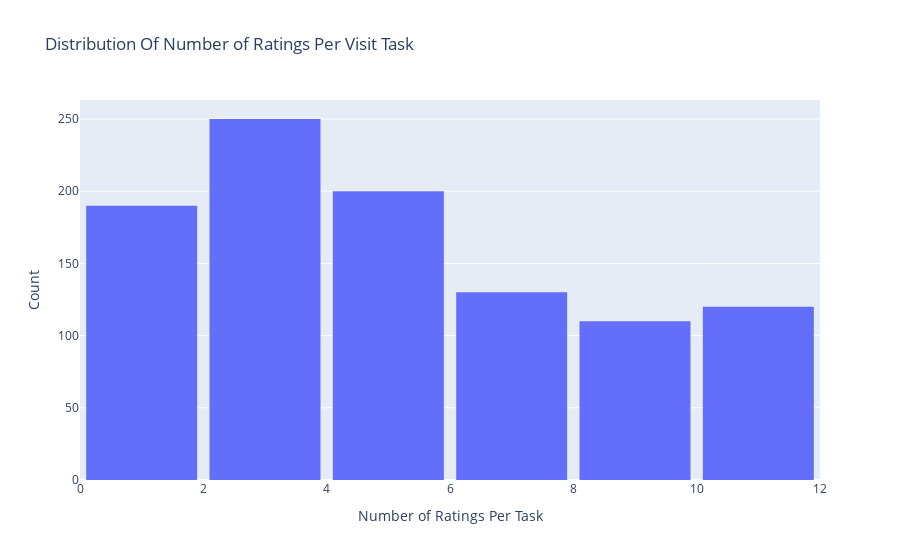
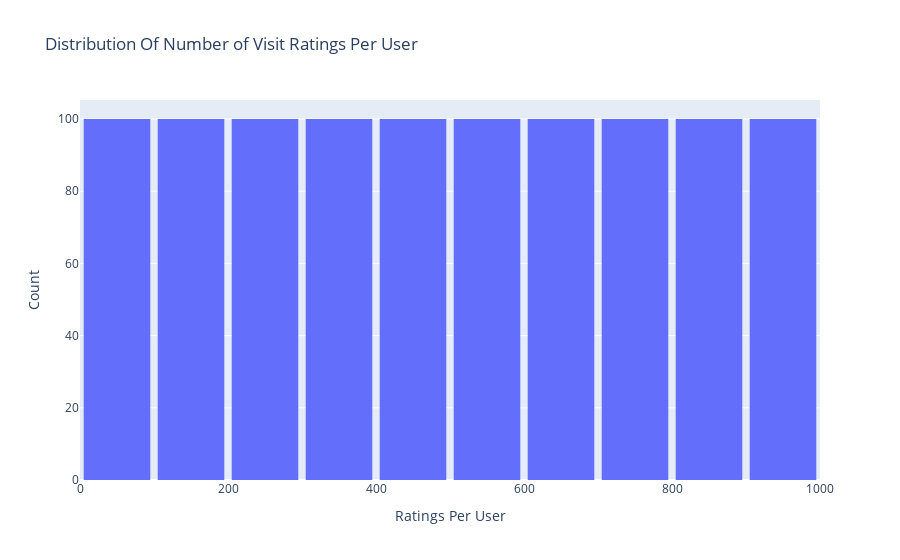

These figures' notebook cell, in order:
### Code cell
#add
# Create trace
trace = go.Histogram(x = combined_task_data.TaskId,
                     name = 'Ratings',
                     xbins = dict(start = 0,
                                  end = 1000,
                                  size = 2))
# Create layout
layout = go.Layout(title = 'Distribution Of Number of Ratings Per Visit Task',
                   xaxis = dict(title = 'Number of Ratings Per Task'),
                   yaxis = dict(title = 'Count'),
                   bargap = 0.1)

# Create plot
fig = go.Figure(data=[trace], layout=layout)
iplot(fig)
#add

#add
# Create trace
trace = go.Histogram(x = combined_task_data.id,
                     name = 'Ratings',
                     xbins = dict(start = 0,
                                  end = 1000,
                                  size = 100))
# Create layout
layout = go.Layout(title = 'Distribution Of Number of Visit Ratings Per User',
                   xaxis = dict(title = 'Ratings Per User'),
                   yaxis = dict(title = 'Count'),
                   bargap = 0.1)

# Create plot
fig = go.Figure(data=[trace], layout=layout)
iplot(fig)
#add

### Figure 1 — Plotly figure (JSON) as saved in the notebook; plotly's stock layout.template omitted (floating-point values rounded to 4 significant figures; data arrays with more than 128 entries replaced by an {"elided": "..."} marker saying what was removed)
{"data": [{"name": "Ratings", "type": "histogram", "x": {"elided": "1000 int values"}, "xbins": {"end": 1000, "size": 2, "start": 0}}], "layout": {"bargap": 0.1, "title": {"text": "Distribution Of Number of Ratings Per Visit Task"}, "xaxis": {"title": {"text": "Number of Ratings Per Task"}}, "yaxis": {"title": {"text": "Count"}}}}

### Figure 2 — Plotly figure (JSON) as saved in the notebook; plotly's stock layout.template omitted (floating-point values rounded to 4 significant figures; data arrays with more than 128 entries replaced by an {"elided": "..."} marker saying what was removed)
{"data": [{"name": "Ratings", "type": "histogram", "x": {"elided": "1000 int values"}, "xbins": {"end": 1000, "size": 100, "start": 0}}], "layout": {"bargap": 0.1, "title": {"text": "Distribution Of Number of Visit Ratings Per User"}, "xaxis": {"title": {"text": "Ratings Per User"}}, "yaxis": {"title": {"text": "Count"}}}}
